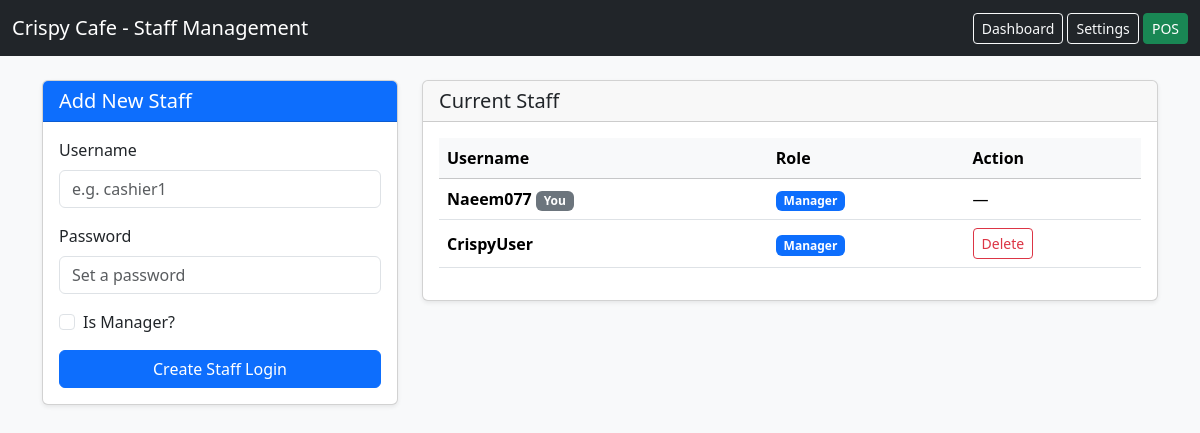
Page /manage/staff/ (signed in) on the committed database.
### pos/models.py (models this page shows, shortened)
class Restaurant(models.Model):
    name = models.CharField(max_length=200)
    address = models.CharField(max_length=300, blank=True)
    phone = models.CharField(max_length=50, blank=True)
    logo = models.ImageField(upload_to='logos/', blank=True, null=True)
    primary_color = models.CharField(max_length=7, default='#0d6efd')   # Example: #0d6efd
    secondary_color = models.CharField(max_length=7, default='#198754')
    is_active = models.BooleanField(default=True)
    created_at = models.DateTimeField(auto_now_add=True)

class UserProfile(models.Model):
    user = models.OneToOneField(User, on_delete=models.CASCADE)
    restaurant = models.ForeignKey(Restaurant, on_delete=models.CASCADE, null=True, blank=True)
    is_manager = models.BooleanField(default=False)

### pos/views.py (the view, shortened to what this page needs)
# urls.py: path('manage/staff/', views.manage_staff, name='manage_staff'),
@login_required(login_url='login')
def manage_staff(request):
    restaurant = get_user_restaurant(request.user)
    if not restaurant:
        return render(request, 'pos/no_restaurant.html')
    from django.contrib.auth.models import User
    from .models import UserProfile
    staff_list = UserProfile.objects.filter(restaurant=restaurant).select_related('user')
    message = None
    error = None
    context = {
        'restaurant': restaurant,
        'staff_list': staff_list,
        'message': message,
        'error': error,
    }
    return render(request, 'pos/manage_staff.html', context)

### pos/views.py (called while the page is built)
def get_user_restaurant(user):
    try:
        profile = UserProfile.objects.get(user=user)
        return profile.restaurant
    except UserProfile.DoesNotExist:
        return None

### pos/templates/pos/manage_staff.html (shortened to what this page needs)
<!DOCTYPE html>
<html lang="en">
<head>
    <link href="https://cdn.jsdelivr.net/npm/bootstrap@5.3.3/dist/css/bootstrap.min.css" rel="stylesheet">
</head>
<body class="bg-light">
<nav class="navbar navbar-dark bg-dark">
    <div class="container-fluid">
        <span class="navbar-brand">{{ restaurant.name }} - Staff Management</span>
        <div>
            <a href="/" class="btn btn-outline-light btn-sm">Dashboard</a>
            <a href="/settings/" class="btn btn-outline-light btn-sm">Settings</a>
            <a href="/pos/" class="btn btn-success btn-sm">POS</a>
        </div>
    </div>
</nav>
<div class="container mt-4 mb-5">
    <div class="row">
        <div class="col-md-4">
            <div class="card shadow-sm">
                <div class="card-header bg-primary text-white">
                    <h5 class="mb-0">Add New Staff</h5>
                </div>
                <div class="card-body">
                    <form method="POST">
                        <div class="mb-3">
                            <label class="form-label">Username</label>
                            <input type="text" name="username" class="form-control" required placeholder="e.g. cashier1">
                        </div>
                        <div class="mb-3">
                            <label class="form-label">Password</label>
                            <input type="text" name="password" class="form-control" required placeholder="Set a password">
                        </div>
                        <div class="mb-3 form-check">
                            <input type="checkbox" name="is_manager" class="form-check-input" id="is_manager">
                            <label class="form-check-label" for="is_manager">Is Manager?</label>
                        </div>
                        <button type="submit" class="btn btn-primary w-100">Create Staff Login</button>
                    </form>
                </div>
            </div>
        </div>
        <div class="col-md-8">
            <div class="card shadow-sm">
                <div class="card-header">
                    <h5 class="mb-0">Current Staff</h5>
                </div>
                <div class="card-body">
                    <table class="table table-hover align-middle">
                        <thead class="table-light">
                            <tr>
                                <th>Username</th>
                                <th>Role</th>
                                <th>Action</th>
                            </tr>
                        </thead>
                        <tbody>
                            {% for profile in staff_list %}
                            <tr>
                                <td>
                                    <strong>{{ profile.user.username }}</strong>
                                    {% if profile.user == request.user %}
                                        <span class="badge bg-secondary">You</span>
                                    {% endif %}
                                </td>
                                <td>
                                    {% if profile.is_manager %}
                                        <span class="badge bg-primary">Manager</span>
                                    {% else %}
                                        <span class="badge bg-success">Staff</span>
                                    {% endif %}
                                </td>
                                <td>
                                    {% if profile.user != request.user %}
                                    <form method="POST" class="d-inline" onsubmit="return confirm('Delete this staff account?')">
                                        <button type="submit" class="btn btn-sm btn-outline-danger">Delete</button>
                                    </form>
                                    {% else %}
                                        —
                                    {% endif %}
                                </td>
                            </tr>
                            {% empty %}
                            <tr>
                                <td colspan="3" class="text-center text-muted">No staff added yet.</td>
                            </tr>
                            {% endfor %}
                        </tbody>
                    </table>
                </div>
            </div>
        </div>
    </div>
</div>
</body>
</html>

### rows in the picture
Restaurant: name "Crispy Cafe"
UserProfile: user.username "Naeem077", shows "You", is_manager "Manager"
UserProfile: user.username "CrispyUser", is_manager "Manager"
